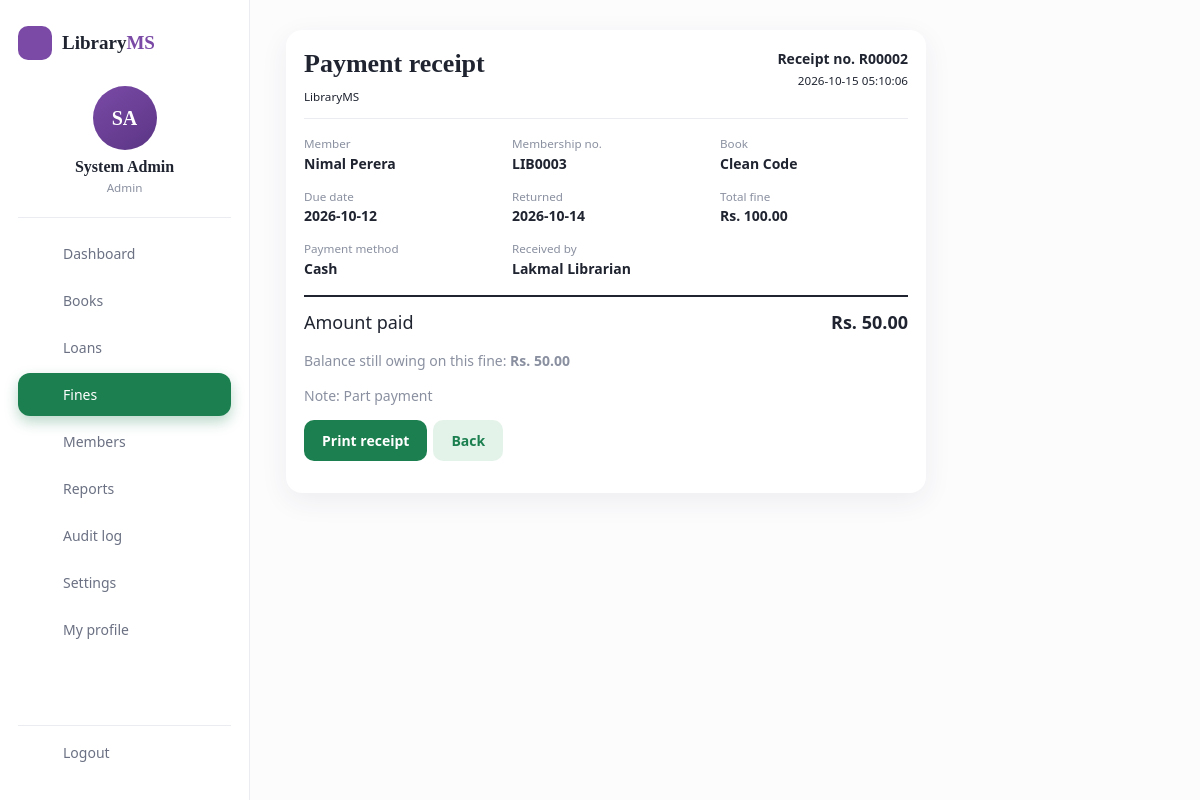
The page /index.php?url=fines/receipt/2 (signed in) on the database its author committed.
### tables this page shows
CREATE TABLE payments (
  id INT AUTO_INCREMENT PRIMARY KEY,
  loan_id INT NOT NULL,
  user_id INT NOT NULL,
  amount DECIMAL(10,2) NOT NULL,
  method ENUM('cash','card','online','waived') NOT NULL DEFAULT 'cash',
  note VARCHAR(200) NULL,
  received_by INT NULL,
  paid_at DATETIME NOT NULL DEFAULT CURRENT_TIMESTAMP,
  FOREIGN KEY (loan_id) REFERENCES loans(id) ON DELETE RESTRICT,
  FOREIGN KEY (user_id) REFERENCES users(id) ON DELETE RESTRICT,
  FOREIGN KEY (received_by) REFERENCES users(id) ON DELETE SET NULL
);

CREATE TABLE users (
  id INT AUTO_INCREMENT PRIMARY KEY,
  name VARCHAR(100) NOT NULL,
  email VARCHAR(150) NOT NULL UNIQUE,
  password VARCHAR(255) NOT NULL,
  phone VARCHAR(30) NULL,
  role ENUM('admin','librarian','member') NOT NULL DEFAULT 'member',
  status ENUM('active','suspended') NOT NULL DEFAULT 'active',
  created_at TIMESTAMP DEFAULT CURRENT_TIMESTAMP
);

CREATE TABLE books (
  id INT AUTO_INCREMENT PRIMARY KEY,
  isbn VARCHAR(20) NOT NULL UNIQUE,
  title VARCHAR(200) NOT NULL,
  author VARCHAR(150) NOT NULL,
  category VARCHAR(80) NOT NULL,
  copies_total INT NOT NULL DEFAULT 1,
  copies_available INT NOT NULL DEFAULT 1,
  created_at TIMESTAMP DEFAULT CURRENT_TIMESTAMP
);

CREATE TABLE loans (
  id INT AUTO_INCREMENT PRIMARY KEY,
  book_id INT NOT NULL,
  user_id INT NOT NULL,
  borrowed_at DATETIME NOT NULL,
  due_date DATE NOT NULL,
  returned_at DATETIME NULL,
  fine_amount DECIMAL(10,2) NOT NULL DEFAULT 0,
  renewals INT NOT NULL DEFAULT 0,
  FOREIGN KEY (book_id) REFERENCES books(id) ON DELETE RESTRICT,
  FOREIGN KEY (user_id) REFERENCES users(id) ON DELETE RESTRICT
);

### core/Controller.php (called while the page is built, shortened)
<?php
class Controller
{
    protected function view($view, $data = [])
    {
        extract($data);
        require ROOT . '/app/views/layout/header.php';
        require ROOT . '/app/views/' . $view . '.php';
        require ROOT . '/app/views/layout/footer.php';
    }
}

### app/controllers/FineController.php (called while the page is built, shortened)
<?php
class FineController extends Controller
{
    public function receipt($id = 0)
    {
        $p = (new Payment())->find((int)$id);
        $this->view('fines/receipt', ['p' => $p, 'balance' => (new Payment())->balanceForLoan((int)$p['loan_id'])]);
    }
}

### index.php (called while the page is built, shortened)
<?php
require ROOT . '/core/helpers.php';
spl_autoload_register(function ($class) {
    foreach (['core', 'app/models', 'app/controllers'] as $dir) {
        $file = ROOT . "/$dir/$class.php";
        if (is_file($file)) { require $file; return; }
    }
});
$parts  = explode('/', trim($_GET['url'] ?? '', '/'));
$key    = $parts[0] !== '' ? $parts[0] : (isset($_SESSION['user']) ? 'dashboard' : 'books');
$action = $parts[1] ?? ($key === 'auth' ? 'login' : 'index');
$params = array_slice($parts, 2);
$controller = new $class();
call_user_func_array([$controller, $action], $params);

### core/Database.php (called while the page is built)
<?php
class Database
{
    private static $pdo = null;
    public static function get()
    {
        if (self::$pdo === null) {
            $dsn = 'mysql:host=' . DB_HOST . ';dbname=' . DB_NAME . ';charset=utf8mb4';
            self::$pdo = new PDO($dsn, DB_USER, DB_PASS, [
                PDO::ATTR_ERRMODE            => PDO::ERRMODE_EXCEPTION,
                PDO::ATTR_DEFAULT_FETCH_MODE => PDO::FETCH_ASSOC,
                PDO::ATTR_EMULATE_PREPARES   => false,
                PDO::MYSQL_ATTR_INIT_COMMAND => "SET time_zone = '" . DB_TIMEZONE . "'",
            ]);
        }
        return self::$pdo;
    }
}

### core/Model.php (called while the page is built, shortened)
<?php
abstract class Model
{
    protected $db;
    public function __construct()
    {
        $this->db = Database::get();
    }
    protected function one($sql, $params = [])
    {
        $st = $this->db->prepare($sql);
        $st->execute($params);
        return $st->fetch();
    }
}

### app/models/Payment.php (called while the page is built, shortened)
<?php
class Payment extends Model
{
    public function find($id)
    {
        return $this->one(
            'SELECT p.*, b.title, l.fine_amount, l.due_date, l.returned_at, m.name AS member, m.email AS member_email,
                    s.name AS staff_name
             FROM payments p JOIN loans l ON l.id = p.loan_id JOIN books b ON b.id = l.book_id
             JOIN users m ON m.id = p.user_id LEFT JOIN users s ON s.id = p.received_by
             WHERE p.id = ?',
            [$id]
        );
    }
}

### app/views/fines/receipt.php (the view, shortened to what this page needs)
<div class="card receipt">
  <div class="receipt-head">
    <div><h1>Payment receipt</h1><small>LibraryMS</small></div>
    <div class="right"><b>Receipt no. R<?= str_pad((string)(int)$p['id'], 5, '0', STR_PAD_LEFT) ?></b><br><small><?= e($p['paid_at']) ?></small></div>
  </div>
  <div class="kv">
    <div><small>Member</small><b><?= e($p['member']) ?></b></div>
    <div><small>Membership no.</small><b><?= e(member_no($p['user_id'])) ?></b></div>
    <div><small>Book</small><b><?= e($p['title']) ?></b></div>
    <div><small>Due date</small><b><?= e($p['due_date']) ?></b></div>
    <div><small>Returned</small><b><?= e(substr((string)$p['returned_at'], 0, 10)) ?></b></div>
    <div><small>Total fine</small><b><?= money($p['fine_amount']) ?></b></div>
    <div><small>Payment method</small><b><?= e($p['method'] === 'waived' ? 'Fine waived' : ucfirst($p['method'])) ?></b></div>
    <div><small>Received by</small><b><?= e($p['staff_name'] ?: '-') ?></b></div>
  </div>
  <div class="receipt-total">
    <span><?= $p['method'] === 'waived' ? 'Amount waived' : 'Amount paid' ?></span><b><?= money($p['amount']) ?></b>
  </div>
  <?php if ($balance !== null): ?><p class="muted">Balance still owing on this fine: <b><?= money(max(0, $balance)) ?></b></p><?php endif; ?>
  <?php if (!empty($p['note'])): ?><p class="muted">Note: <?= e($p['note']) ?></p><?php endif; ?>
  <p class="actions no-print">
    <button class="btn" onclick="window.print()">Print receipt</button>
    <a class="btn light" href="<?= url(is_staff() ? 'fines' : 'loans') ?>">Back</a>
  </p>
</div>

### public/css/style.css (style rules this page uses)
:root { --bg:#ecebe6; --card:#fff; --soft:#f6f6f9; --text:#1f2430; --muted:#8a90a0; --line:#ebecf2; --green:#1b7f4f; --green2:#e4f3ea; --purple:#7a4aa6; --purple2:#5b3585; --yellow:#f2c230; --okbg:#e3f6ec; --ok:#14733f; --dbg:#fde8ec; --d:#c4243f; --pr:#efe7f8; --prt:#5b3585; --shadow:0 8px 28px rgba(40,40,70,.07); --serif:Georgia,"Times New Roman",serif; }
* { box-sizing:border-box }
body { margin:0;background:var(--bg);color:var(--text);font:14px/1.5 system-ui,-apple-system,"Segoe UI",Roboto,sans-serif }
a { color:var(--green);text-decoration:none }
h1 { font:700 26px/1.2 var(--serif);margin:0 0 6px }
.muted { color:var(--muted) }
.btn { display:inline-block;border:0;border-radius:10px;padding:10px 18px;font:inherit;font-weight:600;background:var(--green);color:#fff;cursor:pointer;text-align:center }
.btn.light { background:var(--green2);color:var(--green) }
.card { background:var(--card);border-radius:16px;padding:18px;box-shadow:var(--shadow);margin-bottom:16px }
.actions { display:flex;gap:6px;align-items:center;flex-wrap:wrap }
.kv { display:grid;grid-template-columns:repeat(auto-fit,minmax(170px,1fr));gap:14px 20px }
.kv small { display:block;color:var(--muted) }
.kv b { display:block;font-weight:600 }
.right { text-align:right }
.receipt { max-width:640px }
.receipt-head { display:flex;justify-content:space-between;gap:16px;align-items:flex-start;border-bottom:1px solid var(--line);padding-bottom:12px;margin-bottom:16px }
.receipt-total { display:flex;justify-content:space-between;align-items:center;font-size:18px;border-top:2px solid var(--text);margin-top:16px;padding-top:12px }

### rows shown on the page
payments: id "00002", paid_at "2026-10-15 05:10:06", user.name "Nimal Perera", user "LIB0003", books.title "Clean Code", loan.due_date "2026-10-12", loan.returned_at "2026-10-14", loan.fine_amount "Rs. 100.00", method "Cash", received_by.name "Lakmal Librarian", amount "Rs. 50.00", note "Part payment"

### other values the page prints
ui_initials(user()['name']) "SA"
user()['name'] "System Admin"
user()['role'] "Admin"
money(max(0, $balance)) "Rs. 50.00"
